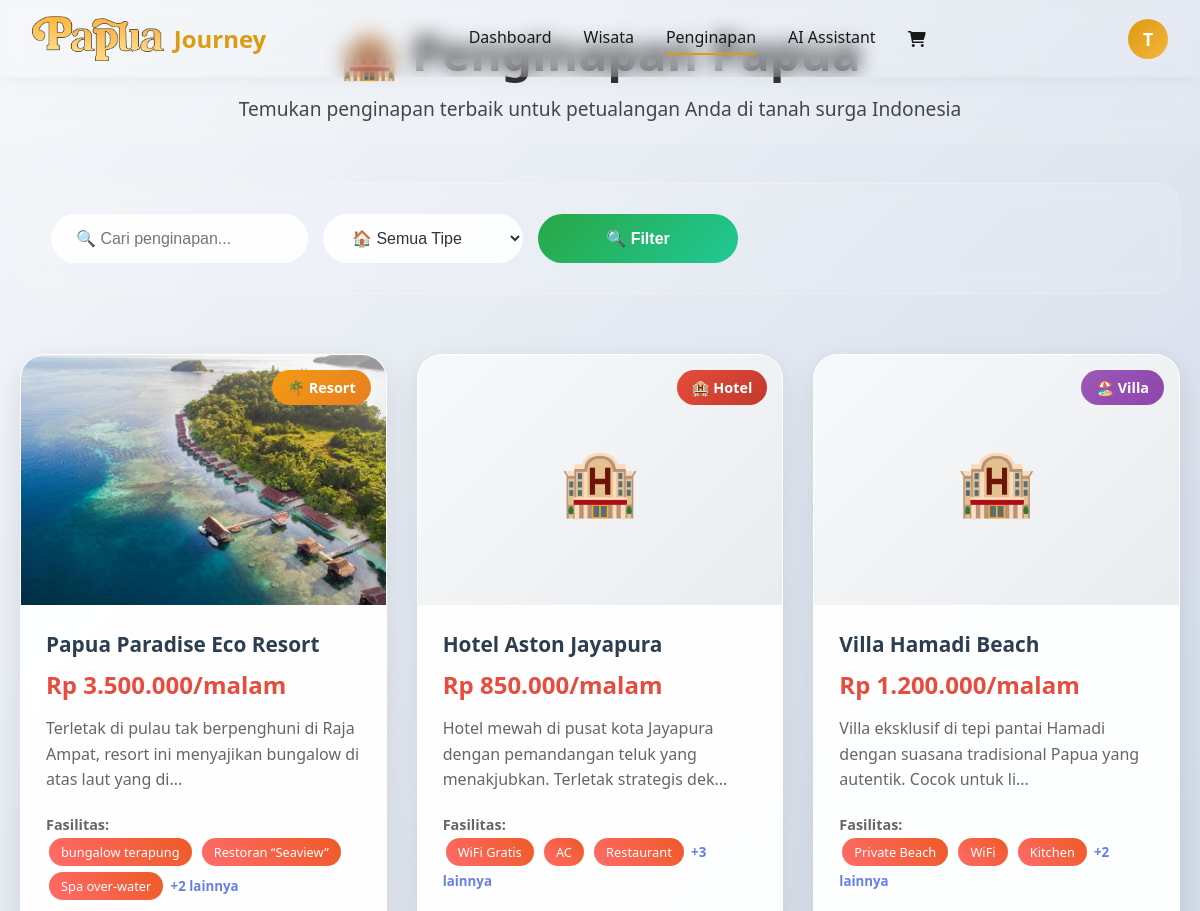
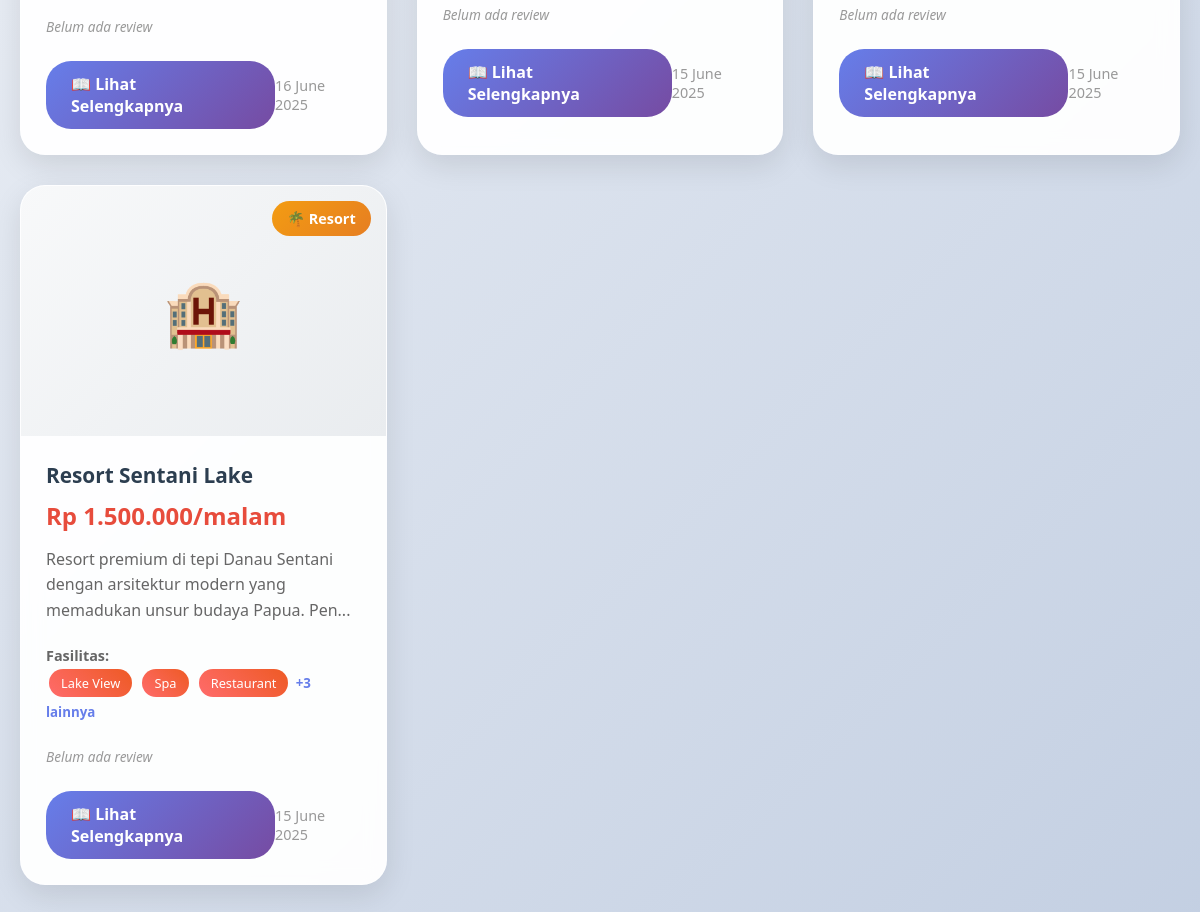
The page /users/penginapan/userpenginapan.php (signed in) on the database its author committed (2 pictures, top to bottom).
### tables this page shows
CREATE TABLE `penginapan` (
  `id` int(11) NOT NULL,
  `judul` varchar(255) NOT NULL,
  `deskripsi` text NOT NULL,
  `harga` decimal(10,2) NOT NULL,
  `lokasi` varchar(255) NOT NULL,
  `tipe` enum('hotel','villa','resort') NOT NULL,
  `fasilitas` text NOT NULL,
  `photo` varchar(255) NOT NULL,
  `created_at` timestamp NOT NULL DEFAULT current_timestamp(),
  `updated_at` timestamp NOT NULL DEFAULT current_timestamp() ON UPDATE current_timestamp()
);

### users/penginapan/userpenginapan.php (the view, shortened to what this page needs)
<?php
$database = new Database();
$db = $database->getConnection();
$search = isset($_GET['search']) ? trim($_GET['search']) : '';
$view_mode = isset($_GET['view']) ? $_GET['view'] : 'list';
$penginapan_data = [];
$where_clause = '';
$query = "SELECT p.*,
          COALESCE(rsc.total_reviews, 0) as review_count,
          COALESCE(rsc.average_rating, 0) as average_rating
          FROM penginapan p
          LEFT JOIN review_summary_cache rsc
              ON rsc.item_type = 'penginapan'
              AND rsc.item_id = p.id
          {$where_clause} ORDER BY p.created_at DESC";
$stmt = $db->prepare($query);
$stmt->execute();
$result = $stmt->get_result();
while ($row = $result->fetch_assoc()) {
    $penginapan_data[] = $row;
}
function formatPrice($price) {
    return 'Rp ' . number_format($price, 0, ',', '.');
}
function formatDate($date) {
    return date('d F Y', strtotime($date));
}
function truncateText($text, $limit) {
    return substr($text, 0, $limit) . '...';
}
?>
<!DOCTYPE html>
<html lang="id">
<head>
    <link href="https://cdnjs.cloudflare.com/ajax/libs/font-awesome/6.0.0/css/all.min.css" rel="stylesheet">
    <link rel="stylesheet" href="userpenginapan.css?v=<?php echo time(); ?>">
    <link rel="stylesheet" href="../../assets/css/reviews.css">
</head>
<body>
    <?php include '../components/navbar.php'; ?>
    <div class="page-header">
        <h1>🏨 Penginapan Papua</h1>
        <p>Temukan penginapan terbaik untuk petualangan Anda di tanah surga Indonesia</p>
    </div>
    <div class="container">
        <div class="content-wrapper">
            <?php if ($view_mode === 'list'): ?>
                <div class="filters">
                    <form method="GET" style="display: flex; gap: 15px; flex-wrap: wrap; width: 100%;">
                        <input type="text" name="search" placeholder="🔍 Cari penginapan..." value="<?php echo htmlspecialchars($search); ?>">
                        <select name="tipe">
                            <option value="">🏠 Semua Tipe</option>
                        </select>
                        <button type="submit">🔍 Filter</button>
                    </form>
                </div>
                <?php if (!empty($penginapan_data)): ?>
                    <div class="articles-grid">
                        <?php foreach ($penginapan_data as $penginapan): ?>
                            <div class="article-card" onclick="location.href='?view=detail&id=<?php echo $penginapan['id']; ?>'">
                                <div class="article-image">
                                    <?php if ($penginapan['photo'] && file_exists('../../uploads/' . $penginapan['photo'])): ?>
                                        <img src="../../uploads/<?php echo htmlspecialchars($penginapan['photo']); ?>"
                                             alt="<?php echo htmlspecialchars($penginapan['judul']); ?>">
                                    <?php else: ?>
                                        <div class="placeholder-image">
                                            🏨
                                        </div>
                                    <?php endif; ?>
                                    <div class="card-category category-<?php echo $penginapan['tipe']; ?>">
                                        <?php
                                        $tipe_icons = [
                                            'hotel' => '🏨 Hotel',
                                            'villa' => '🏖️ Villa',
                                            'resort' => '🌴 Resort'
                                        ];
                                        echo $tipe_icons[$penginapan['tipe']] ?? ucfirst($penginapan['tipe']);
                                        ?>
                                    </div>
                                </div>
                                <div class="article-card-content">
                                    <h4 class="article-card-title"><?php echo htmlspecialchars($penginapan['judul']); ?></h4>
                                    <div class="article-card-price"><?php echo formatPrice($penginapan['harga']); ?>/malam</div>
                                    <div class="card-description">
                                        <?php echo truncateText(htmlspecialchars($penginapan['deskripsi']), 100); ?>
                                    </div>
                                    <?php if ($penginapan['fasilitas']): ?>
                                    <div class="facilities-preview">
                                        <strong style="font-size: 0.9rem; color: #666;">Fasilitas:</strong><br>
                                        <?php
                                        $fasilitas = array_map('trim', explode(',', $penginapan['fasilitas']));
                                        foreach (array_slice($fasilitas, 0, 3) as $fasilitas_item):
                                        ?>
                                            <span class="facility-tag"><?php echo htmlspecialchars($fasilitas_item); ?></span>
                                        <?php endforeach; ?>
                                        <?php if (count($fasilitas) > 3): ?>
                                            <small style="color: #667eea; font-weight: bold;">+<?php echo count($fasilitas) - 3; ?> lainnya</small>
                                        <?php endif; ?>
                                    </div>
                                    <?php endif; ?>
                                    <div class="card-rating">
                                        <?php if ($penginapan['review_count'] > 0): ?>
                                            <div class="rating-stars">
                                                <?php
                                                $rating = round($penginapan['average_rating']);
                                                for ($i = 1; $i <= 5; $i++):
                                                ?>
                                                    <span class="star <?php echo $i <= $rating ? 'filled' : ''; ?>">★</span>
                                                <?php endfor; ?>
                                                <span class="rating-value"><?php echo number_format($penginapan['average_rating'], 1); ?></span>
                                            </div>
                                            <span class="review-count">(<?php echo $penginapan['review_count']; ?> review<?php echo $penginapan['review_count'] > 1 ? 's' : ''; ?>)</span>
                                        <?php else: ?>
                                            <span class="no-reviews">Belum ada review</span>
                                        <?php endif; ?>
                                    </div>
                                    <div class="card-actions">
                                        <a href="?view=detail&id=<?php echo $penginapan['id']; ?>" class="btn-detail">
                                            📖 Lihat Selengkapnya
                                        </a>
                                        <span class="card-date">
                                            <?php echo formatDate($penginapan['created_at']); ?>
                                        </span>
                                    </div>
                                </div>
                            </div>
                        <?php endforeach; ?>
                    </div>
                <?php endif; ?>
            <?php endif; ?>
        </div>
    </div>
</body>
</html>

### users/penginapan/userpenginapan.css (style rules this page uses)
* { margin: 0; padding: 0; box-sizing: border-box; }
body { font-family: 'Segoe UI', Tahoma, Geneva, Verdana, sans-serif; background: linear-gradient(135deg, #f5f7fa 0%, #c3cfe2 100%); min-height: 100vh; color: #333; }
.page-header { background: rgba(255, 255, 255, 0.1); backdrop-filter: blur(10px); border-bottom: 1px solid rgba(255, 255, 255, 0.2); padding: 20px 0; text-align: center; color: #333; }
.page-header h1 { font-size: 3rem; margin-bottom: 10px; font-weight: bold; }
.page-header p { font-size: 1.2rem; opacity: 0.9; }
.container { max-width: 1400px; margin: 0 auto; padding: 40px 20px; }
.filters { background: rgba(255, 255, 255, 0.1); backdrop-filter: blur(10px); border-radius: 25px; padding: 30px; margin-bottom: 40px; border: 1px solid rgba(255, 255, 255, 0.2); }
.filters form { display: flex; gap: 15px; flex-wrap: wrap; width: 100%; }
.filters input, .filters select, .filters button { padding: 15px 25px; border: none; border-radius: 25px; font-size: 1rem; transition: all 0.3s ease; min-width: 200px; }
.filters input, .filters select { background: rgba(255, 255, 255, 0.9); color: #333; }
.filters button { background: linear-gradient(135deg, #28a745 0%, #20c997 100%); color: white; cursor: pointer; font-weight: bold; }
.articles-grid { display: grid; grid-template-columns: repeat(auto-fill, minmax(350px, 1fr)); gap: 30px; padding: 20px 0; }
.article-card { background: rgba(255, 255, 255, 0.95); backdrop-filter: blur(10px); border-radius: 25px; overflow: hidden; box-shadow: 0 10px 30px rgba(0, 0, 0, 0.1); transition: all 0.3s ease; cursor: pointer; border: 1px solid rgba(255, 255, 255, 0.2); }
.article-image { position: relative; height: 250px; overflow: hidden; }
.article-image img { width: 100%; height: 100%; object-fit: cover; transition: transform 0.3s ease; }
.placeholder-image { width: 100%; height: 100%; background: linear-gradient(135deg, #f8f9fa, #e9ecef); display: flex; align-items: center; justify-content: center; font-size: 4rem; color: #adb5bd; }
.card-category { position: absolute; top: 15px; right: 15px; padding: 8px 15px; border-radius: 20px; font-size: 0.9rem; font-weight: bold; color: white; }
.category-hotel { background: linear-gradient(135deg, #e74c3c, #c0392b); }
.category-villa { background: linear-gradient(135deg, #9b59b6, #8e44ad); }
.category-resort { background: linear-gradient(135deg, #f39c12, #e67e22); }
.article-card-content { padding: 25px; }
.article-card-title { font-size: 1.3rem; font-weight: bold; margin-bottom: 10px; color: #2c3e50; }
.article-card-price { font-size: 1.5rem; font-weight: bold; color: #e74c3c; margin-bottom: 15px; }
.card-description { color: #666; line-height: 1.6; margin-bottom: 20px; }
.card-actions { display: flex; justify-content: space-between; align-items: center; }
.btn-detail { background: linear-gradient(135deg, #667eea, #764ba2); color: white; padding: 12px 25px; border-radius: 25px; text-decoration: none; font-weight: bold; transition: all 0.3s ease; }
.card-date { color: #999; font-size: 0.9rem; }
.facilities-preview { margin-bottom: 15px; }
.facility-tag { background: linear-gradient(45deg, #ff6b6b, #ee5a24); color: white; padding: 5px 12px; border-radius: 15px; font-size: 0.8rem; margin: 3px; display: inline-block; }
.card-rating { display: flex; align-items: center; gap: 8px; margin-bottom: 15px; padding: 10px 0; }
.no-reviews { color: #999; font-size: 0.85rem; font-style: italic; }

### users/components/navbar.php (style rules this page uses)
:root { --primary-color: #536245; --secondary-color: #d9d9d9; --button-color: #DC9B11; --button-hover-color: #f4b63b; --text-color: #FFFCF7; --text-color-secondary: #191919; --background-color: #EBE7E4; --transition: all 0.3s ease-in-out; --shadow: #333333b2; --success-color: #4CAF50; --error-color: #f44336; }

### rows shown on the page
penginapan: photo (picture), tipe "🌴 Resort", judul "Papua Paradise Eco Resort", harga "Rp 3.500.000", deskripsi "Terletak di pulau tak berpenghuni di Raja Ampat, resort ini menyajikan bungalow di atas laut yang di...", fasilitas "bungalow terapung", fasilitas "Restoran “Seaview”", fasilitas "Spa over‑water", count($fasilitas)-3 "2", created_at "16 June 2025"
penginapan: tipe "🏨 Hotel", judul "Hotel Aston Jayapura", harga "Rp 850.000", deskripsi "Hotel mewah di pusat kota Jayapura dengan pemandangan teluk yang menakjubkan. Terletak strategis dek...", fasilitas "WiFi Gratis", fasilitas "AC", fasilitas "Restaurant", count($fasilitas)-3 "3", created_at "15 June 2025"
penginapan: tipe "🏖️ Villa", judul "Villa Hamadi Beach", harga "Rp 1.200.000", deskripsi "Villa eksklusif di tepi pantai Hamadi dengan suasana tradisional Papua yang autentik. Cocok untuk li...", fasilitas "Private Beach", fasilitas "WiFi", fasilitas "Kitchen", count($fasilitas)-3 "2", created_at "15 June 2025"
penginapan: tipe "🌴 Resort", judul "Resort Sentani Lake", harga "Rp 1.500.000", deskripsi "Resort premium di tepi Danau Sentani dengan arsitektur modern yang memadukan unsur budaya Papua. Pen...", fasilitas "Lake View", fasilitas "Spa", fasilitas "Restaurant", count($fasilitas)-3 "3", created_at "15 June 2025"

### other values the page prints
substr($user_name, 0, 1) "T"
